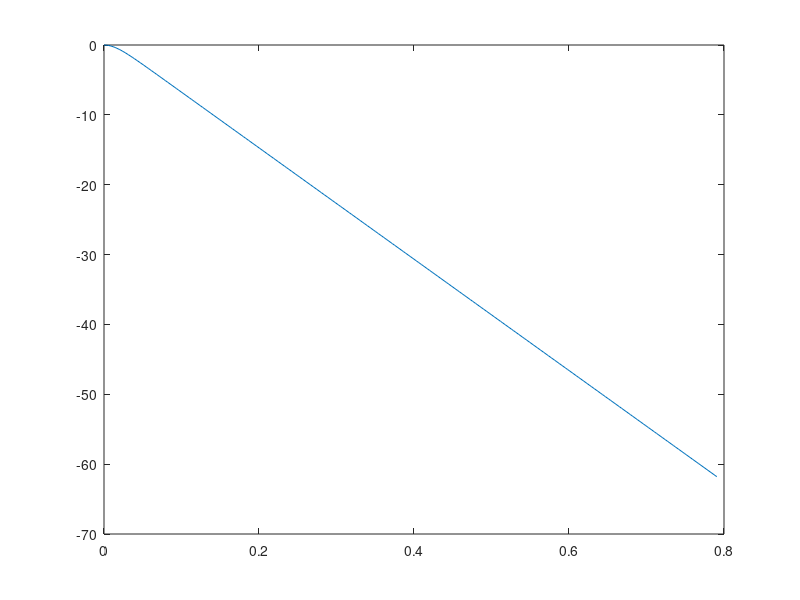

Here is the MATLAB script that generated this plot:
function res = ping_pong_it_1()
%2-D model of a ping pong ball with initial angle theta hitting the table
%and spinning off again
%Only spin is about z-axis
%GOAL: working flight, impact, and post-impact flight model

m = .0027; %kg
g = 9.80; %m/s^2
A = 0.00502654824; %m^2
Cd = 0.5;
rho = 1.225; %kg/m^3

theta = 0; %launch angle in radians
v0 = 1; %m/s

Times = [0:1];
Initial = [0;0;(v0*cos(theta));(v0*sin(theta))]; %x0 y0 vx0 vy0

[T, PosVel] = ode45(@proj_derivs,Times,Initial);
plot(PosVel(:,1),PosVel(:,2))

    function derivs = proj_derivs(t,PV)
        x = PV(1);
        y = PV(2);
        vx = PV(3);
        vy = PV(4);
        
        dxdt = vx;
        dydt = vy;
        
        Vhat = [vx;vy] ./ norm([vx;vy]);
        
        Fd = 0.5 * rho * A * Cd * (norm([vx;vy]))^2 * -1 .* Vhat;
        
        dvxdt = -1 * Fd(1) / m;
        dvydt = -g / m - Fd(2) / m;
        
        
        derivs = [dxdt;dydt;dvxdt;dvydt];
    end



end
